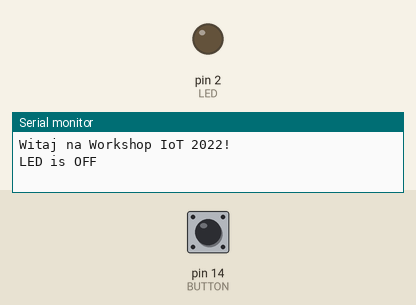
A sketch run on a simulated Arduino Uno, built with avr-gcc and run on an emulated ATmega328P. On the bench: output pins drawn as LEDs (lit = HIGH), the last lines printed to the serial monitor. The inputs (shaded band) are chosen by the test bench; at power-on: pin 14 (BUTTON) HIGH.

Above: at 1.2 s.
1.3 s: pin 14 (BUTTON) pulled LOW for 0.15 s
At 1.37 s:
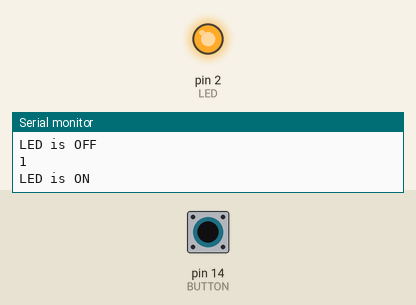
2.9 s: pin 14 (BUTTON) pulled LOW for 3.2 s
At 6.7 s:
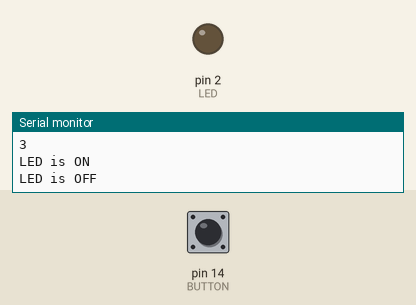
Timing chart, 0 to 8.2 s (numbered marks = the images above; inputs shaded):
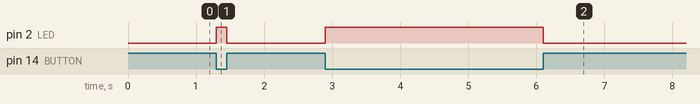

Measured:
- after the input at 1.3 s, pin 2 (LED): LOW → HIGH at once, → LOW 0.15 s later
- after the input at 2.9 s, pin 2 (LED): LOW → HIGH at once, → LOW 3.2 s later

The sketch:

03.UART.ino
```cpp
#define LED 2
#define BUTTON 14

String msg = "";
int lastButtonState = LOW;
int buttonState = LOW;
int clickCounter = 0;

void setup() {
  pinMode(LED, OUTPUT);
  digitalWrite(LED, LOW);
  pinMode(BUTTON, INPUT_PULLUP);
  Serial.begin(9600); // starting the communication
  Serial.println("\nWitaj na Workshop IoT 2022!");  // 'one time' message
}

void loop() {
  buttonState = digitalRead(BUTTON);
  millis();

  if(buttonState != lastButtonState) {
    if(buttonState == LOW) {
      digitalWrite(LED, HIGH);
      msg = "LED is ON";
      clickCounter++;
      Serial.println(clickCounter++);
    }

    if(buttonState == HIGH) {
      digitalWrite(LED, LOW);
      msg = "LED is OFF";
    }

    Serial.println(msg);  // printing message
    lastButtonState = buttonState;
  }
}
```
